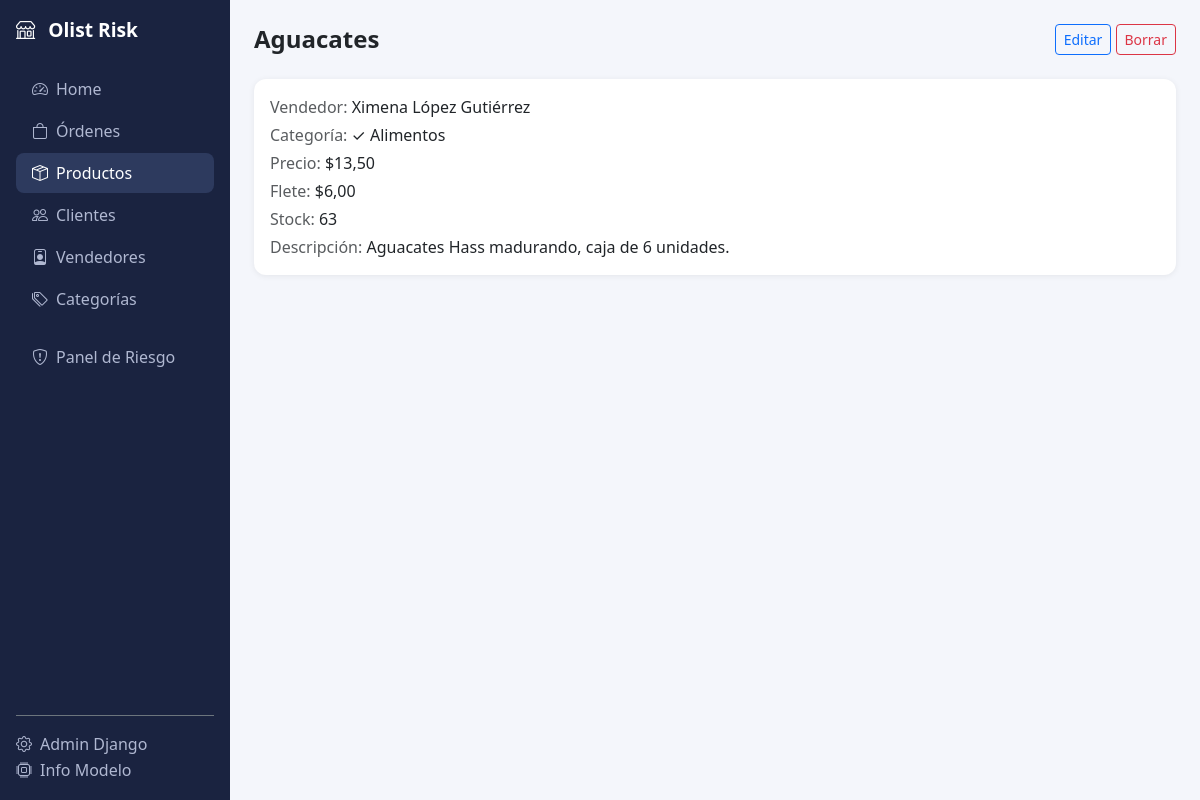
The page /productos/27/ on the database its author committed.
### marketplace/models.py (models this page shows, shortened)
class Product(models.Model):
    seller        = models.ForeignKey(Seller, on_delete=models.CASCADE, related_name="products", verbose_name="Vendedor")
    category      = models.ForeignKey(Category, on_delete=models.SET_NULL, null=True, blank=True, related_name="products", verbose_name="Categoría")
    name          = models.CharField(max_length=300, verbose_name="Nombre")
    description   = models.TextField(blank=True)
    price         = models.DecimalField(max_digits=12, decimal_places=2, verbose_name="Precio")
    freight_value = models.DecimalField(max_digits=10, decimal_places=2, default=0, verbose_name="Flete")
    stock         = models.PositiveIntegerField(default=0)
    created_at    = models.DateTimeField(auto_now_add=True)
    class Meta:
        verbose_name        = "Producto"
        verbose_name_plural = "Productos"

class Seller(models.Model):
    name                 = models.CharField(max_length=200, verbose_name="Nombre")
    email                = models.EmailField(unique=True)
    seller_state         = models.CharField(max_length=3, choices=ESTADOS_CO, blank=True, verbose_name="Departamento")
    phone                = models.CharField(max_length=20, blank=True)
    historic_risk_rate   = models.FloatField(default=0.0, help_text="Tasa histórica de riesgo del vendedor")
    total_orders_count   = models.PositiveIntegerField(default=0)
    is_new               = models.BooleanField(default=True)
    created_at           = models.DateTimeField(auto_now_add=True)
    class Meta:
        verbose_name        = "Vendedor"
        verbose_name_plural = "Vendedores"

class Category(models.Model):
    name         = models.CharField(max_length=120, unique=True, verbose_name="Nombre")
    risk_rate    = models.FloatField(default=0.0, help_text="Tasa histórica de riesgo (0-1)")
    is_high_risk = models.BooleanField(default=False)
    updated_at   = models.DateTimeField(auto_now=True)
    class Meta:
        verbose_name        = "Categoría"
        verbose_name_plural = "Categorías"
        ordering            = ["name"]
    def __str__(self):
        flag = "⚠️" if self.is_high_risk else "✓"
        return f"{flag} {self.name}"

### marketplace/views.py (the view)
# urls.py: path("productos/<int:pk>/",           views.product_detail,      name="product_detail"),
def product_detail(request, pk):
    product = get_object_or_404(Product.objects.select_related("seller", "category"), pk=pk)
    return render(request, "marketplace/product_detail.html", {"product": product})

### marketplace/templates/marketplace/product_detail.html (shortened to what this page needs)
{% extends "marketplace/base.html" %}
{% block content %}
<div class="d-flex justify-content-between align-items-center mb-4">
  <h4 class="fw-bold mb-0">{{ product.name }}</h4>
  <div>
    <a href="{% url 'marketplace:product_edit' product.pk %}" class="btn btn-outline-primary btn-sm">Editar</a>
    <a href="{% url 'marketplace:product_delete' product.pk %}" class="btn btn-outline-danger btn-sm">Borrar</a>
  </div>
</div>
<div class="card p-3">
  <p class="mb-1"><span class="text-muted">Vendedor:</span> {{ product.seller.name }}</p>
  <p class="mb-1"><span class="text-muted">Categoría:</span> {{ product.category|default:"—" }}</p>
  <p class="mb-1"><span class="text-muted">Precio:</span> ${{ product.price }}</p>
  <p class="mb-1"><span class="text-muted">Flete:</span> ${{ product.freight_value }}</p>
  <p class="mb-1"><span class="text-muted">Stock:</span> {{ product.stock }}</p>
  <p class="mb-0"><span class="text-muted">Descripción:</span> {{ product.description|default:"—" }}</p>
</div>
{% endblock %}

### marketplace/templates/marketplace/base.html (style rules this page uses)
body { background: #f4f6fb; }
.card { border: none; box-shadow: 0 1px 6px rgba(0,0,0,.07); border-radius: 12px; }

### rows shown on the page
Product: name "Aguacates", seller.name "Ximena López Gutiérrez", category "✓ Alimentos", price "13,50", freight_value "6,00", stock "63", description "Aguacates Hass madurando, caja de 6 unidades."
